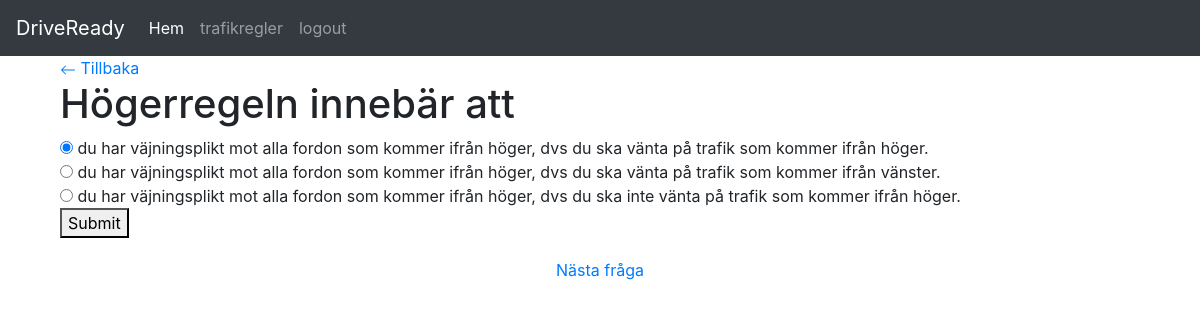
/question/3/ (signed in), run on the app's committed database.
### myapp/models.py (models this page shows, shortened)
class Question(models.Model):
    question_text = models.CharField(max_length=500)
    pub_date = models.DateTimeField('date published')
    is_saved = models.BooleanField(default=False)
    link = models.CharField(max_length=500,default="")

class Choice(models.Model):
    question = models.ForeignKey(Question, on_delete=models.CASCADE)
    choice_text = models.CharField(max_length=200)
    is_correct = models.BooleanField(default=False)

### myapp/views.py (the view)
def question_detail(request, question_id):
    if not isinstance(request.user, AnonymousUser):
        question = get_object_or_404(Question, pk=question_id)
        choices = question.choice_set.all()
        last_question_id = Question.objects.last().id
        first_question_id = Question.objects.first().id
        is_last_question = question_id == last_question_id
        is_first_question = question_id == first_question_id
        message = ''
        is_answered_correctly = False
        if request.method == "POST":
            submitted_answer_id = request.POST.get('choice')
            if submitted_answer_id:
                submitted_choice = Choice.objects.get(pk=submitted_answer_id)
                if submitted_choice.is_correct:
                    message = "Your answer is correct!"
                    is_answered_correctly = True
                    existing_answer = Answer.objects.filter(
                        question=question, user=request.user).first()
                    if existing_answer:
                        existing_answer.is_answered = True
                        existing_answer.save()
                    else:
                        answer = Answer.objects.create(
                            question=question, user=request.user, is_answered=True)
                        answer.selected_choices.add(submitted_choice)
                    existing_answer = Answer.objects.filter(
                        question=question, user=request.user).first()
                    for choice in choices:
                        if choice in existing_answer.selected_choices.all():
                            choice.is_selected = True
                else:
                    message = "Sorry, your answer is wrong."
            else:
                message = "Please select an answer."
        elif request.method == "GET":
            print(is_answered_correctly)
            existing_answer = Answer.objects.filter(
                question=question, user=request.user).first()
            if existing_answer:
                for choice in choices:
                    if choice in existing_answer.selected_choices.all():
                        choice.is_selected = True
                        is_answered_correctly = True
        return render(request, 'question_detail.html', {'question': question, 'choices': choices, 'message': message, 'is_answered_correctly': is_answered_correctly, 'current_question_id': question_id, "last_question_id": last_question_id, "is_last_question": is_last_question, "is_first_question": is_first_question})
    else:
        return HttpResponseRedirect('login')

### templates/question_detail.html (shortened to what this page needs)
{% extends "base.html" %}
{% block content %}
<div class="container">
    <a  href="/">
        <svg xmlns="http://www.w3.org/2000/svg" width="16" height="16" fill="currentColor" class="bi bi-arrow-left" viewBox="0 0 16 16">
            <path fill-rule="evenodd" d="M15 8a.5.5 0 0 0-.5-.5H2.707l3.147-3.146a.5.5 0 1 0-.708-.708l-4 4a.5.5 0 0 0 0 .708l4 4a.5.5 0 0 0 .708-.708L2.707 8.5H14.5A.5.5 0 0 0 15 8"/>
        </svg>
        Tillbaka
    </a>
    <h1>{{ question.question_text }}</h1>
    <form method="post">
        {% for choice in choices %}
            <input type="radio" name="choice" value="{{ choice.id }}" {% if choice.is_selected %}checked{% endif %}>
            {{ choice.choice_text }}<br>
        {% endfor %}
        <button type="submit" value="Submit">Submit</button>
    </form>
    <div class="button-container">
        {% if not is_last_question %}
        <a href="{% url 'next_question' current_question_id=current_question_id %}" class="nextButton">
           Nästa fråga
        </a>
        {% endif %}
    </div>
</div>
{% endblock %}

### templates/base.html (shortened to what this page needs)
{% load static %}
<!doctype html>
<html lang="en">
<head>
  <link rel="stylesheet" href="https://cdn.jsdelivr.net/npm/bootstrap@4.6.2/dist/css/bootstrap.min.css">
  <link rel="stylesheet" href="{% static 'css/styles.css' %}">
</head>
<body>
  <nav class=" navbar navbar-expand-lg navbar-dark bg-dark">
    <a class="navbar-brand" href="/">DriveReady</a>
    <div class="collapse navbar-collapse" id="navbarSupportedContent">
      <ul class="navbar-nav mr-auto">
        <li class="nav-item active">
          <a class="nav-link" href="/">Hem <span class="sr-only">(current)</span></a>
        </li>
        {% if user.is_authenticated %}
        <li class="nav-item">
          <a class="nav-link" href="/trafic_rules">trafikregler</a>
        </li>
        <li class="nav-item">
          <a class="nav-link" href="{% url 'logout' %}">logout</a>
        </li>
        {% else %}
        <li class="nav-item">
          <a class="nav-link" href="{% url 'login' %}">login</a>
        </li>
        {% endif %}
      </ul>
    </div>
  </nav>
  <main class="container">
    {% block content %}
    {% endblock %}
  </main>
</body>
</html>

### static/css/styles.css (style rules this page uses)
.button-container { display: flex; justify-content:center; gap: 50px; margin-top: 20px; }

### data on the page
Question: question_text "Högerregeln innebär att"
Choice: choice "☑", choice_text "du har väjningsplikt mot alla fordon som kommer ifrån höger, dvs du ska vänta på trafik som kommer ifrån höger."
Choice: choice_text "du har väjningsplikt mot alla fordon som kommer ifrån höger, dvs du ska vänta på trafik som kommer ifrån vänster."
Choice: choice_text "du har väjningsplikt mot alla fordon som kommer ifrån höger, dvs du ska inte vänta på trafik som kommer ifrån höger."
